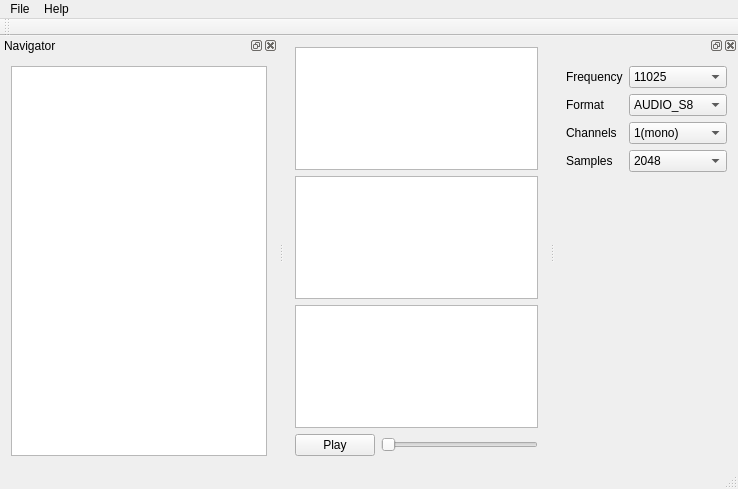
<?xml version="1.0" encoding="UTF-8"?>
<ui version="4.0">
 <class>MainWindow</class>
 <widget class="QMainWindow" name="MainWindow">
  <property name="geometry">
   <rect>
    <x>0</x>
    <y>0</y>
    <width>738</width>
    <height>489</height>
   </rect>
  </property>
  <property name="windowTitle">
   <string>MainWindow</string>
  </property>
  <widget class="QWidget" name="centralWidget">
   <layout class="QVBoxLayout" name="verticalLayout_2">
    <item>
     <widget class="QGraphicsView" name="graphicsView"/>
    </item>
    <item>
     <widget class="QGraphicsView" name="graphicsView_2"/>
    </item>
    <item>
     <widget class="QGraphicsView" name="graphicsView_3"/>
    </item>
    <item>
     <layout class="QHBoxLayout" name="horizontalLayout">
      <item>
       <widget class="QPushButton" name="pushButton">
        <property name="text">
         <string>Play</string>
        </property>
       </widget>
      </item>
      <item>
       <widget class="QSlider" name="horizontalSlider">
        <property name="orientation">
         <enum>Qt::Horizontal</enum>
        </property>
       </widget>
      </item>
     </layout>
    </item>
   </layout>
  </widget>
  <widget class="QMenuBar" name="menuBar">
   <property name="geometry">
    <rect>
     <x>0</x>
     <y>0</y>
     <width>738</width>
     <height>22</height>
    </rect>
   </property>
   <widget class="QMenu" name="menuFile">
    <property name="title">
     <string>File</string>
    </property>
    <addaction name="actionQuit"/>
   </widget>
   <widget class="QMenu" name="menuHelp">
    <property name="title">
     <string>Help</string>
    </property>
   </widget>
   <addaction name="menuFile"/>
   <addaction name="menuHelp"/>
  </widget>
  <widget class="QToolBar" name="mainToolBar">
   <attribute name="toolBarArea">
    <enum>TopToolBarArea</enum>
   </attribute>
   <attribute name="toolBarBreak">
    <bool>false</bool>
   </attribute>
  </widget>
  <widget class="QStatusBar" name="statusBar"/>
  <widget class="QDockWidget" name="dockWidget">
   <property name="windowTitle">
    <string>Navigator</string>
   </property>
   <attribute name="dockWidgetArea">
    <number>1</number>
   </attribute>
   <widget class="QWidget" name="dockWidgetContents">
    <layout class="QVBoxLayout" name="verticalLayout">
     <item>
      <widget class="QTreeView" name="treeView"/>
     </item>
    </layout>
   </widget>
  </widget>
  <widget class="QDockWidget" name="dockWidget_2">
   <attribute name="dockWidgetArea">
    <number>2</number>
   </attribute>
   <widget class="QWidget" name="dockWidgetContents_2">
    <layout class="QFormLayout" name="formLayout_2">
     <item row="0" column="0">
      <widget class="QLabel" name="label">
       <property name="text">
        <string>Frequency</string>
       </property>
      </widget>
     </item>
     <item row="0" column="1">
      <widget class="QComboBox" name="comboBox">
       <property name="currentIndex">
        <number>0</number>
       </property>
       <item>
        <property name="text">
         <string>11025</string>
        </property>
       </item>
       <item>
        <property name="text">
         <string>22050</string>
        </property>
       </item>
       <item>
        <property name="text">
         <string>44100</string>
        </property>
       </item>
       <item>
        <property name="text">
         <string>48000</string>
        </property>
       </item>
      </widget>
     </item>
     <item row="1" column="0">
      <widget class="QLabel" name="label_2">
       <property name="text">
        <string>Format</string>
       </property>
      </widget>
     </item>
     <item row="1" column="1">
      <widget class="QComboBox" name="comboBox_2">
       <item>
        <property name="text">
         <string>AUDIO_S8</string>
        </property>
       </item>
       <item>
        <property name="text">
         <string>AUDIO_U8</string>
        </property>
       </item>
       <item>
        <property name="text">
         <string>AUDIO_S16</string>
        </property>
       </item>
       <item>
        <property name="text">
         <string>AUDIO_U16</string>
        </property>
       </item>
       <item>
        <property name="text">
         <string>AUDIO_S32</string>
        </property>
       </item>
       <item>
        <property name="text">
         <string>AUDIO_F32</string>
        </property>
       </item>
      </widget>
     </item>
     <item row="2" column="0">
      <widget class="QLabel" name="label_3">
       <property name="text">
        <string>Channels</string>
       </property>
      </widget>
     </item>
     <item row="3" column="0">
      <widget class="QLabel" name="label_4">
       <property name="text">
        <string>Samples</string>
       </property>
      </widget>
     </item>
     <item row="3" column="1">
      <widget class="QComboBox" name="comboBox_3">
       <item>
        <property name="text">
         <string>2048</string>
        </property>
       </item>
       <item>
        <property name="text">
         <string>4096</string>
        </property>
       </item>
       <item>
        <property name="text">
         <string>8192</string>
        </property>
       </item>
      </widget>
     </item>
     <item row="2" column="1">
      <widget class="QComboBox" name="comboBox_4">
       <item>
        <property name="text">
         <string>1(mono)</string>
        </property>
       </item>
       <item>
        <property name="text">
         <string>2(stereo)</string>
        </property>
       </item>
       <item>
        <property name="text">
         <string>4(quad)</string>
        </property>
       </item>
       <item>
        <property name="text">
         <string>6(5.1)</string>
        </property>
       </item>
      </widget>
     </item>
    </layout>
   </widget>
  </widget>
  <action name="actionQuit">
   <property name="text">
    <string>Quit</string>
   </property>
  </action>
 </widget>
 <layoutdefault spacing="6" margin="11"/>
 <resources/>
 <connections/>
</ui>
